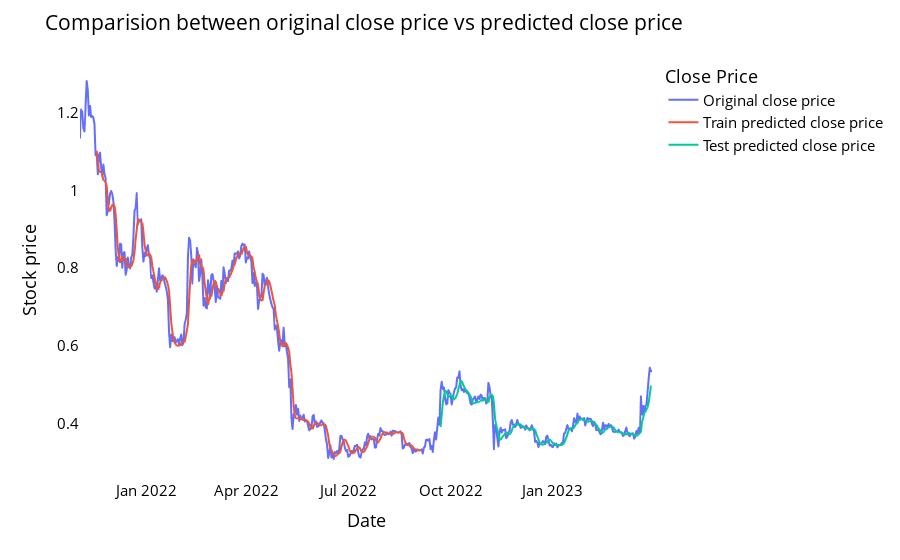

The code cell stored with this chart in its notebook:
### Code cell
# shift train predictions for plotting

look_back=time_step
trainPredictPlot = np.empty_like(closedf)
trainPredictPlot[:, :] = np.nan
trainPredictPlot[look_back:len(train_predict)+look_back, :] = train_predict
print("Train predicted data: ", trainPredictPlot.shape)

# shift test predictions for plotting
testPredictPlot = np.empty_like(closedf)
testPredictPlot[:, :] = np.nan
testPredictPlot[len(train_predict)+(look_back*2)+1:len(closedf)-1, :] = test_predict
print("Test predicted data: ", testPredictPlot.shape)

names = cycle(['Original close price','Train predicted close price','Test predicted close price'])


plotdf = pd.DataFrame({'date': close_stock['Date'],
                       'original_close': close_stock['Close'],
                      'train_predicted_close': trainPredictPlot.reshape(1,-1)[0].tolist(),
                      'test_predicted_close': testPredictPlot.reshape(1,-1)[0].tolist()})

fig = px.line(plotdf,x=plotdf['date'], y=[plotdf['original_close'],plotdf['train_predicted_close'],
                                          plotdf['test_predicted_close']],
              labels={'value':'Stock price','date': 'Date'})
fig.update_layout(title_text='Comparision between original close price vs predicted close price',
                  plot_bgcolor='white', font_size=15, font_color='black', legend_title_text='Close Price')
fig.for_each_trace(lambda t:  t.update(name = next(names)))

fig.update_xaxes(showgrid=False)
fig.update_yaxes(showgrid=False)
fig.show()

### Figure 1 — Plotly figure (JSON) as saved in the notebook; plotly's stock layout.template omitted (floating-point values rounded to 4 significant figures; data arrays with more than 128 entries replaced by an {"elided": "..."} marker saying what was removed)
{"data": [{"hovertemplate": "variable=original_close<br>Date=%{x}<br>Stock price=%{y}<extra></extra>", "legendgroup": "original_close", "line": {"color": "#636efa", "dash": "solid"}, "marker": {"symbol": "circle"}, "mode": "lines", "name": "Original close price", "showlegend": true, "type": "scattergl", "x": {"elided": "515 str values"}, "xaxis": "x", "y": {"elided": "515 float values"}, "yaxis": "y"}, {"hovertemplate": "variable=train_predicted_close<br>Date=%{x}<br>Stock price=%{y}<extra></extra>", "legendgroup": "train_predicted_close", "line": {"color": "#EF553B", "dash": "solid"}, "marker": {"symbol": "circle"}, "mode": "lines", "name": "Train predicted close price", "showlegend": true, "type": "scattergl", "x": {"elided": "515 str values"}, "xaxis": "x", "y": {"elided": "515 float values"}, "yaxis": "y"}, {"hovertemplate": "variable=test_predicted_close<br>Date=%{x}<br>Stock price=%{y}<extra></extra>", "legendgroup": "test_predicted_close", "line": {"color": "#00cc96", "dash": "solid"}, "marker": {"symbol": "circle"}, "mode": "lines", "name": "Test predicted close price", "showlegend": true, "type": "scattergl", "x": {"elided": "515 str values"}, "xaxis": "x", "y": {"elided": "515 float values"}, "yaxis": "y"}], "layout": {"font": {"color": "black", "size": 15}, "legend": {"title": {"text": "Close Price"}, "tracegroupgap": 0}, "margin": {"t": 60}, "plot_bgcolor": "white", "title": {"text": "Comparision between original close price vs predicted close price"}, "xaxis": {"anchor": "y", "domain": [0, 1], "showgrid": false, "title": {"text": "Date"}}, "yaxis": {"anchor": "x", "domain": [0, 1], "showgrid": false, "title": {"text": "Stock price"}}}}
